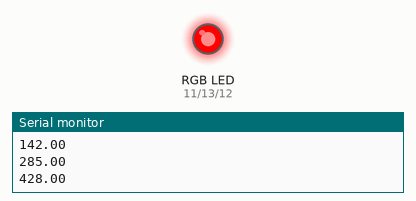
Bench run of a sketch on a simulated Arduino Uno, built with avr-gcc and run on an emulated ATmega328P. Parts: an RGB LED mixed from three pins (HIGH = lit), the last lines printed to the serial monitor.

Above: at 3.2 s.
At 22.0 s:
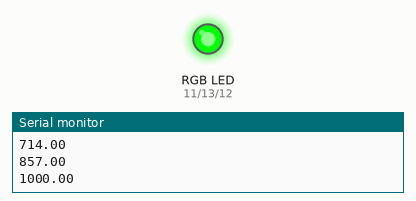
At 30.3 s:
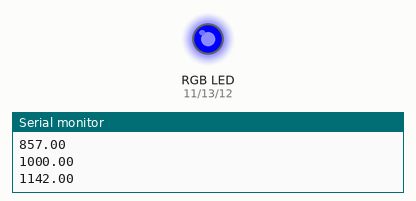
At 31.5 s:
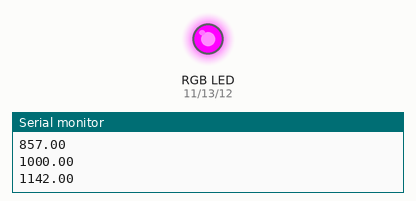
At 32.6 s:
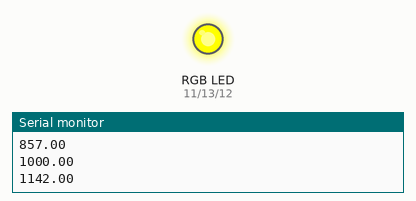
At 34.9 s:
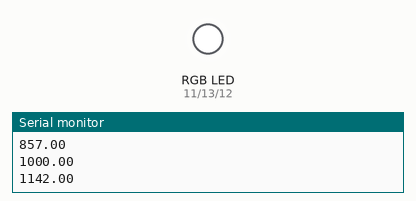
Timing chart, 0 to 40.0 s (numbered marks = the images above):
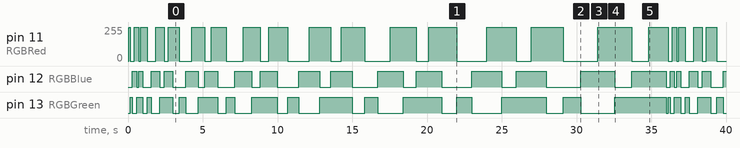

Measured:
- by itself, pin 12 (RGBBlue): LOW → HIGH at 0.28 s, → LOW 0.28 s later, → HIGH 0.14 s later, → LOW 0.28 s later, … (41 changes in this stretch)
- by itself, pin 13 (RGBGreen): LOW → HIGH at 0.14 s, → LOW 0.14 s later, → HIGH 0.28 s later, → LOW 0.43 s later, … (42 changes in this stretch)

The sketch:

Lab_2.ino
```cpp
/*
Miguel Andrade
Wednesday 20th, 23
This program uses RGB light
Running throught lightshow and different cycles of RGB
*/


int RGBRed = 11; //The red RGB LED is connected pin 11
int RGBGreen = 13; //The green RGB LED is connected pin 13
int RGBBlue = 12; //The blue RGB LED is connected pin 12
int waitTime = 2000; //src waittimes

//delay times for level 2
int fast = 500; //dlay of 500 milliseconds
int medium = 1000; //delay of 1000 milliseconds
int slow = 1500; //delay of 1500 milliseconds
int slowaf = 2000; //delay of 2000 milliseconds
int faster = 200; //delay of 300 milliseconds

void loop() {
 //level1();
// level2();
 level3();
}

//random cycle
void cycle1() {
  //cyan
  digitalWrite(RGBBlue, HIGH);
digitalWrite(RGBGreen, HIGH);
delay(fast);
digitalWrite(RGBBlue, LOW);
digitalWrite(RGBGreen, LOW);
  //red
  digitalWrite(RGBRed, HIGH);
delay(slowaf);
digitalWrite(RGBRed, LOW);
  //maginta
  digitalWrite(RGBRed, HIGH);
digitalWrite(RGBBlue, HIGH);
delay(medium);
digitalWrite(RGBRed, LOW);
digitalWrite(RGBBlue, LOW);
  //blue
  digitalWrite(RGBBlue, HIGH);
delay(slow);
digitalWrite(RGBBlue, LOW);
  // Green
digitalWrite(RGBGreen, HIGH);
delay(fast);
digitalWrite(RGBGreen, LOW);
  Serial.println("5.5 seconds for end of cycle 1"); //printstatment for time of lightshow
}
void cycle2() { //rainbow colours
  //red
  digitalWrite(RGBRed, HIGH);
delay(fast);
digitalWrite(RGBRed, LOW);
  //yellow
  digitalWrite(RGBRed, HIGH);
digitalWrite(RGBGreen, HIGH);
delay(fast);
digitalWrite(RGBRed, LOW);
digitalWrite(RGBGreen, LOW);
//green
  digitalWrite(RGBGreen, HIGH);
delay(fast);
digitalWrite(RGBGreen, LOW);
  // Blue
digitalWrite(RGBBlue, HIGH);
delay(fast);
digitalWrite(RGBBlue, LOW);
  //Magenta
  digitalWrite(RGBRed, HIGH);
digitalWrite(RGBBlue, HIGH);
delay(fast);
digitalWrite(RGBRed, LOW);
digitalWrite(RGBBlue, LOW);
  Serial.println("2.5 seconds for end of cycle 2");
  Serial.println("8 seconds in total"); //print statment for total time of lightshow
}
//rgb loop
void cycle3() {
  for(int rgbloop =0; rgbloop<3; rgbloop++) {
  // Red
digitalWrite(RGBRed, HIGH);
delay(fast);
digitalWrite(RGBRed, LOW);
// Green
digitalWrite(RGBGreen, HIGH);
delay(fast);
digitalWrite(RGBGreen, LOW);
// Blue
digitalWrite(RGBBlue, HIGH);
delay(fast);
digitalWrite(RGBBlue, LOW);

  }
  Serial.println("4.5 seconds for end of cycle 3");
    Serial.println("12.5 seconds total");
}
//blues cycle
void cycle4() {
      // Blue
digitalWrite(RGBBlue, HIGH);
delay(fast);
digitalWrite(RGBBlue, LOW);
      // White (Red + Blue + Green)
digitalWrite(RGBRed, HIGH);
digitalWrite(RGBBlue, HIGH);
digitalWrite(RGBGreen, HIGH);
delay(slow);
digitalWrite(RGBRed, LOW);
digitalWrite(RGBBlue, LOW);
digitalWrite(RGBGreen, LOW);
      // Cyan (Blue + Green)
digitalWrite(RGBBlue, HIGH);
digitalWrite(RGBGreen, HIGH);
delay(fast);
digitalWrite(RGBBlue, LOW);
digitalWrite(RGBGreen, LOW);


  Serial.println("2.5 seconds for end of cycle 4");
  	Serial.println("15 seconds End of LightShow"); //printing end of the light show
}

void setup() { //The Setup function runs once.

pinMode(RGBRed, OUTPUT); //Setup red RGB LED pin as an output pin.
pinMode(RGBGreen, OUTPUT); //Setup green RGB LED pin as an output pin.
pinMode(RGBBlue, OUTPUT); //Setup blue RGB LED pin as an output pin.
Serial.begin(9600);
}

void level1() { //The loop function runs forever.
// Red
digitalWrite(RGBRed, HIGH);
delay(waitTime);
digitalWrite(RGBRed, LOW);
// Green
digitalWrite(RGBGreen, HIGH);
delay(waitTime);
digitalWrite(RGBGreen, LOW);
// Blue
digitalWrite(RGBBlue, HIGH);
delay(waitTime);
digitalWrite(RGBBlue, LOW);
// Magenta (Red + Blue)
digitalWrite(RGBRed, HIGH);
digitalWrite(RGBBlue, HIGH);
delay(waitTime);
digitalWrite(RGBRed, LOW);
digitalWrite(RGBBlue, LOW);
// Yellow (Red + Green)
digitalWrite(RGBRed, HIGH);
digitalWrite(RGBGreen, HIGH);
delay(waitTime);
digitalWrite(RGBRed, LOW);
digitalWrite(RGBGreen, LOW);
// Cyan (Blue + Green)
digitalWrite(RGBBlue, HIGH);
digitalWrite(RGBGreen, HIGH);
delay(waitTime);
digitalWrite(RGBBlue, LOW);
digitalWrite(RGBGreen, LOW);
// White (Red + Blue + Green)
digitalWrite(RGBRed, HIGH);
digitalWrite(RGBBlue, HIGH);
digitalWrite(RGBGreen, HIGH);
delay(waitTime);
digitalWrite(RGBRed, LOW);
digitalWrite(RGBBlue, LOW);
digitalWrite(RGBGreen, LOW);
}

void level2() {

    cycle1(); //call for functions of the cycles
    cycle2();
    cycle3();
    cycle4();
    delay (5000);
}

void level3() {
  double lightsdowndelay = 0;
  //for loop and varaible for level 3 runing through 10 times
  for(int lightsdown = 0; lightsdown < 10; lightsdown++) {
    // Red
digitalWrite(RGBRed, HIGH);
delay(lightsdowndelay);
digitalWrite(RGBRed, LOW);
// Green
digitalWrite(RGBGreen, HIGH);
delay(lightsdowndelay);
digitalWrite(RGBGreen, LOW);
// Blue
digitalWrite(RGBBlue, HIGH);
delay(lightsdowndelay);
digitalWrite(RGBBlue, LOW);
// Magenta (Red + Blue)
digitalWrite(RGBRed, HIGH);
digitalWrite(RGBBlue, HIGH);
delay(lightsdowndelay);
digitalWrite(RGBRed, LOW);
digitalWrite(RGBBlue, LOW);
// Yellow (Red + Green)
digitalWrite(RGBRed, HIGH);
digitalWrite(RGBGreen, HIGH);
delay(lightsdowndelay);
digitalWrite(RGBRed, LOW);
digitalWrite(RGBGreen, LOW);
// Cyan (Blue + Green)
digitalWrite(RGBBlue, HIGH);
digitalWrite(RGBGreen, HIGH);
delay(lightsdowndelay);
digitalWrite(RGBBlue, LOW);
digitalWrite(RGBGreen, LOW);
// White (Red + Blue + Green)
digitalWrite(RGBRed, HIGH);
digitalWrite(RGBBlue, HIGH);
digitalWrite(RGBGreen, HIGH);
delay(lightsdowndelay);
digitalWrite(RGBRed, LOW);
digitalWrite(RGBBlue, LOW);
digitalWrite(RGBGreen, LOW);


    if (lightsdown == 1) {  //if statement tracking when lightsdown goes up and chaning the respected delaya
      lightsdowndelay = 1000/7;
      Serial.println(lightsdowndelay); //prints out what the delays change too once looped
    } else if (lightsdown == 2) {
      lightsdowndelay = 2000/7;
      Serial.println(lightsdowndelay);
    }  else if (lightsdown == 3) {
      lightsdowndelay = 3000/7;
      Serial.println(lightsdowndelay);
    }   else if (lightsdown == 4) {
      lightsdowndelay = 4000/7;
      Serial.println(lightsdowndelay);
    }    else if (lightsdown == 5) {
      lightsdowndelay = 5000/7;
      Serial.println(lightsdowndelay);
    }     else if (lightsdown == 6) {
      lightsdowndelay = 6000/7;
      Serial.println(lightsdowndelay);
    }      else if (lightsdown == 7) {
      lightsdowndelay = 7000/7;
      Serial.println(lightsdowndelay);
    }       else if (lightsdown == 8) {
      lightsdowndelay = 8000/7;
      Serial.println(lightsdowndelay);
    }        else if (lightsdown == 9) {
      lightsdowndelay = 9000/7;
      Serial.println(lightsdowndelay);
    }          else if (lightsdown == 10) {
      lightsdowndelay = 10000/7;
      Serial.println(lightsdowndelay);

    }
  }
}
```
